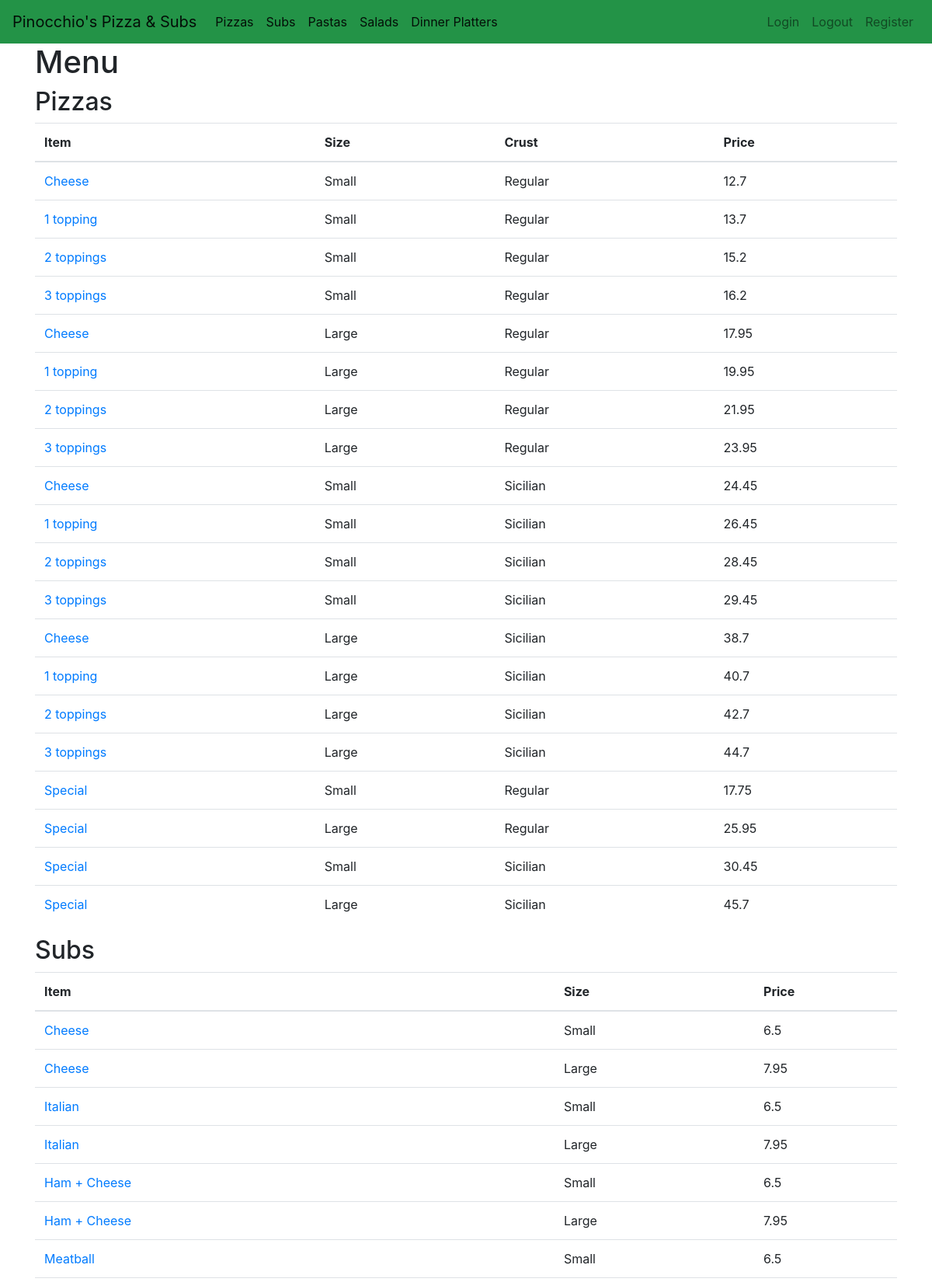
The page / (upper part) on the database its author committed.
### orders/models.py (models this page shows, shortened)
class MenuItem(models.Model):
    category = models.ForeignKey(
        Category, on_delete=models.CASCADE)
    name = models.CharField(max_length=64)
    size = models.ForeignKey(
        Size, on_delete=models.CASCADE, blank=True, null=True)
    crust = models.ForeignKey(
        Crust, on_delete=models.CASCADE, blank=True, null=True)
    quantity = models.IntegerField(default=1)
    price = models.FloatField(default=0.5)

class Size(models.Model):
    S = 'Small'
    L = 'Large'
    size_choices = ((S, 'Small'), (L, 'Large'))
    size = models.CharField(
        max_length=8, choices=size_choices, default=S, null=True)
    def __str__(self):
        return f"{self.size}"

class Crust(models.Model):
    regular = 'Regular'
    sicilian = 'Sicilian'
    crust_choices = [(regular, 'regular'),
                     (sicilian, 'sicilian')]
    crust = models.CharField(
        max_length=8, choices=crust_choices, blank=True, default=regular)
    def __str__(self):
        return self.crust

### orders/views.py (the view)
# urls.py: path("", views.index, name="index"),
def index(request):
    context = {
        "user": request.user,
        "menuItem": MenuItem.objects.all()
    }
    return render(request, "orders/orders.html", context)

### orders/templates/orders/orders.html (shortened to what this page needs)
{% extends "orders/base.html" %}
{% load static %}
{% block body %}
<h1>Menu</h1>
<div>
    <h2><a name="pizzas"></a>Pizzas</h2>
    <table class="table table-hover">
        <thead>
            <tr>
                <th scope="col">Item</th>
                <th scope="col">Size</th>
                <th scope="col">Crust</th>
                <th scope="col">Price</th>
            </tr>
        </thead>
        <tbody>
            {% for item in menuItem %}
            {% if item.category_id == 1 %}
            <tr>
                <td scope="row"><a href="{% url 'item' item.id %}">{{ item.name }}</a></td>
                <td>{{item.size}}</td>
                <td>{{item.crust}}</td>
                <td>{{ item.price }}</td>
            </tr>
            {% endif %}
            {% endfor %}
        </tbody>
    </table>
    <h2><a name="subs"></a>Subs</h2>
    <table class="table table-hover">
        <thead>
            <tr>
                <th scope="col">Item</th>
                <th scope="col">Size</th>
                <th scope="col">Price</th>
            </tr>
        </thead>
        <tbody>
            {% for item in menuItem %}
            {% if item.category_id == 2 and item.name != "Steak + Cheese"%}
            <tr>
                <td scope="row"><a href="{% url 'item' item.id %}">{{ item.name }}</a></td>
                <td>{{item.size}}</td>
                <td>{{ item.price }}</td>
            </tr>
            {% endif %}
            {% endfor %}
        </tbody>
    </table>
</div>
{% endblock %}

### rows shown on the page
MenuItem: name "Cheese", size "Small", crust "Regular", price "12.7"
MenuItem: name "1 topping", size "Small", crust "Regular", price "13.7"
MenuItem: name "2 toppings", size "Small", crust "Regular", price "15.2"
MenuItem: name "3 toppings", size "Small", crust "Regular", price "16.2"
MenuItem: name "Cheese", size "Large", crust "Regular", price "17.95"
MenuItem: name "1 topping", size "Large", crust "Regular", price "19.95"
MenuItem: name "2 toppings", size "Large", crust "Regular", price "21.95"
MenuItem: name "3 toppings", size "Large", crust "Regular", price "23.95"
MenuItem: name "Cheese", size "Small", crust "Sicilian", price "24.45"
MenuItem: name "1 topping", size "Small", crust "Sicilian", price "26.45"
MenuItem: name "2 toppings", size "Small", crust "Sicilian", price "28.45"
MenuItem: name "3 toppings", size "Small", crust "Sicilian", price "29.45"
MenuItem: name "Cheese", size "Large", crust "Sicilian", price "38.7"
MenuItem: name "1 topping", size "Large", crust "Sicilian", price "40.7"
MenuItem: name "2 toppings", size "Large", crust "Sicilian", price "42.7"
MenuItem: name "3 toppings", size "Large", crust "Sicilian", price "44.7"
MenuItem: name "Special", size "Small", crust "Regular", price "17.75"
MenuItem: name "Special", size "Large", crust "Regular", price "25.95"
MenuItem: name "Special", size "Small", crust "Sicilian", price "30.45"
MenuItem: name "Special", size "Large", crust "Sicilian", price "45.7"
MenuItem: name "Cheese", size "Small", price "6.5"
MenuItem: name "Cheese", size "Large", price "7.95"
MenuItem: name "Italian", size "Small", price "6.5"
MenuItem: name "Italian", size "Large", price "7.95"
MenuItem: name "Ham + Cheese", size "Small", price "6.5"
MenuItem: name "Ham + Cheese", size "Large", price "7.95"
MenuItem: name "Meatball", size "Small", price "6.5"
